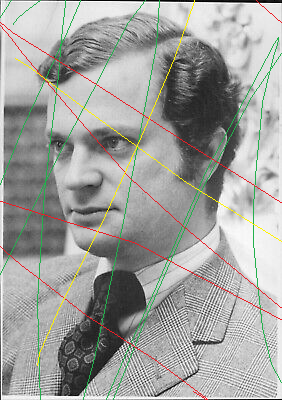
#> input picture Module B/Kungen2.png, 282 x 400 px
$ python 'Image inpainting without colour.py'
#> lines starting #> are read from the running program, lines starting #| are printed output that depends on the picture; after the words box and inside, x2 and y2 are one past the last pixel; in counts of white or black regions, pixels touching at a corner belong together
import numpy as np
import matplotlib.pyplot as plt
from PIL import Image
from scipy.sparse.linalg import spsolve
from scipy.sparse import csr_matrix


class restoration:
    def __init__(self, picture):

#> called with picture = 'Kungen2.png'
        self.picture = picture
        img = Image.open(picture)
#> img is the input picture: PIL image 282x400 RGBA; mean R, G, B, A 161.1, 161.9, 158.5, 255
        self.img = img.convert("RGB")

        pix_original = np.array(self.img) #Get pixels in array with colour

        #Form a mask to store if pixle is damaged or not
        self.mask = np.zeros((pix_original.shape[0], pix_original.shape[1]))

        self.width, self.height = img.size
#> self.width = 282; self.height = 400

         #If colour is not grey, then we label as damaged
        for y in range(self.height):
            for x in range(self.width):
                if not pix_original[y, x][0] == pix_original[y, x][1] == pix_original[y, x][2]:
                    self.mask[y, x] = 1
                else:
                    self.mask[y, x] = 0
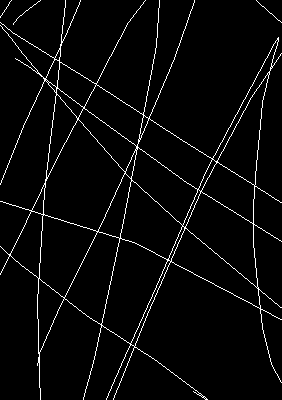
#> self.mask: shape (400, 282) float64; values 0 (black) and 1 (white), 3.6% white in thin lines or dots

        if self.width>self.height: #This is just for determinging the size of the pictures
             self.size = 4*2*self.width/self.height, 4*self.height/self.height
        else:
             self.size = 4*2*self.width/self.width, 4*self.height/self.width
#> self.size = (8, 5.67)

    def poisson(self, save=False):
#> called with save = False
        pix_restored = np.array(self.img.convert("L")) #Make a greyscale copy
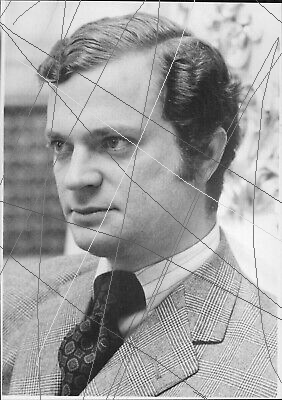
#> pix_restored: shape (400, 282); min 0, max 255, mean 161.3

        damaged_coord = np.argwhere(self.mask == 1) #Array of all cooordenates of damaged pixels

        A = csr_matrix((len(damaged_coord), len(damaged_coord))) #Form matricies
        b = np.zeros(len(damaged_coord))
#> b = 4067 values from 0 to 0

        for i, (y,x) in enumerate(damaged_coord): #Loop through all damaged pixels
            neighbors = [] #We store all exsisting neigbourhs
            if y > 0:
                neighbors.append((y-1,x)) #Lower neigbhour
            if y < self.height-1:
                neighbors.append((y+1,x)) #Upper neigbhour
            if x > 0:
                neighbors.append((y,x-1)) #Left neigbhour
            if x < self.width-1:
                neighbors.append((y,x+1)) #Right neigbhour

            #We want C_Left + C_Right + C_Upper + C_Lower - 4C_Itself = 0 for all damaged coordinates
            A[i,i] = -4
            for y, x in neighbors:
                if self.mask[y,x] == 1:
                    damaged_neighbor_index = np.where((damaged_coord[:,0] == y) &
                                                      (damaged_coord[:,1] == x))[0]
                    A[i,damaged_neighbor_index] = 1 #If neigbhour is damaged, store value
                else:
                    b[i] = b[i]-pix_restored[y,x]  #If neigbour is'nt damaged, move color value to b matrix
#> after the loop, b = 4067 values, max 0 at index 741, min -971 at index 2233, mean -468.2

        restored_pixels = spsolve(A,b) #Solve on form A*c=b, where c are the unkown colours of the damaged pixels
#> restored_pixels = 4067 values, max 247.6 at index 2759, min 14.25 at index 7, mean 164.1

        for i, (y, x) in enumerate(damaged_coord):
            pix_restored[y, x] = restored_pixels[i] # Replace damaged pixels with restored colour
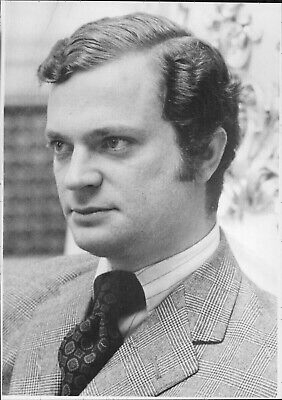
#> pix_restored: shape (400, 282); 3.59% of pixels changed, all inside (x1, y1, x2, y2) = (0, 0, 282, 400)

        fig, axs = plt.subplots(1, 2, figsize=(self.size))
        axs[0].imshow(self.img)
        axs[0].set_title("Original Image")
        axs[0].axis('off')

        axs[1].imshow(pix_restored, cmap='gray')
        axs[1].set_title("Restored Image")
        axs[1].axis('off')

        fig.tight_layout()
        plt.show()
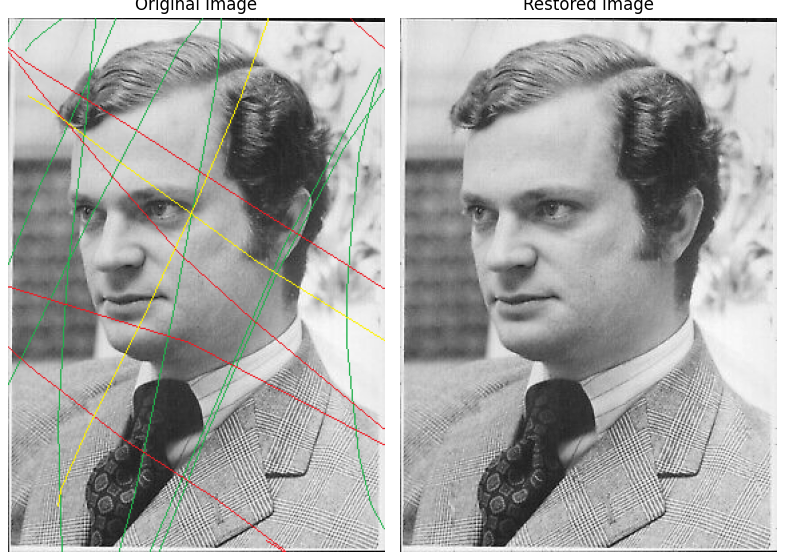
#> figure drawn by matplotlib, 2 panels
        if save == True :
            plt.savefig(f'Restored {self.picture}.pdf')

        #This calculates the error χ²
        n = len(damaged_coord)
#> n = 4067
        g_pix = self.img.convert("L")
        damaged_pixels = np.array([g_pix.getpixel((x, y)) for y, x in damaged_coord])
#> damaged_pixels = 4067 values, max 218 at index 6, min 91 at index 7, mean 129
        mean = np.mean(damaged_pixels)
#> mean = 129
        sigma2 = (1/(n-1))*np.sum((damaged_pixels-mean)**2)
#> sigma2 = 1646.3
        if sigma2 ==0 or n==0 or n==1:
            print("χ² = ∞")
        else:
            chi2 = (1 / n)*np.sum(((restored_pixels-damaged_pixels)**2) / sigma2)
#> chi2 = 3.15
            print(f"χ² = {np.round(chi2,3)}")
#| χ² = 3.154


    def show_damage(self):
        fig, axs = plt.subplots(1, 2, figsize=(self.size))
        axs[0].imshow(self.img)
        axs[0].set_title("Original Image")
        axs[0].axis('off')

        axs[1].imshow(self.mask, cmap='binary')
        axs[1].set_title("Damage Localization")
        axs[1].axis('off')

        fig.tight_layout()
        plt.show()

# [4 lines of commented-out code are left out]
Picture = restoration("Kungen2.png") #0,1,2,3,4,5
#plain = 'plain.png', 'plain1.png', 'plain2.png', 'plain3.png'


Picture.poisson()
